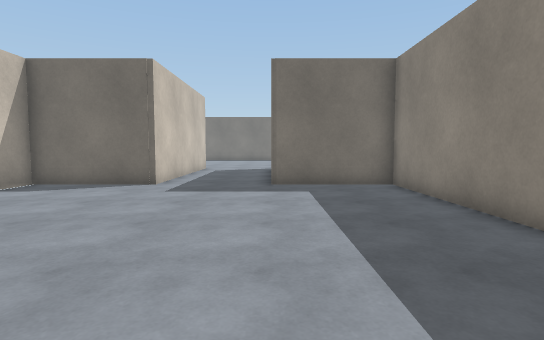
view 1 (above)

16 first-person views from a walk through a Unity game level. The camera is 1.2 m above the floor, tilts 4° down and sees 80° across. The floor is counted in squares, 1 m on a side. Each view is taken from the middle of a square. On the plan, view 1 faces up. The plan holds only what a view shows up to about 14 squares ahead; the rest is blank. The place goes on beyond the plan. Surface patterns are stand-ins for the level's own textures.

view 2
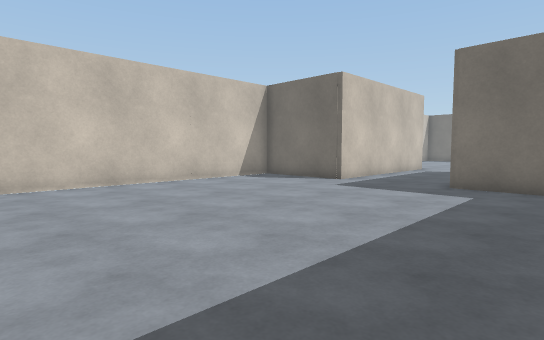

view 3
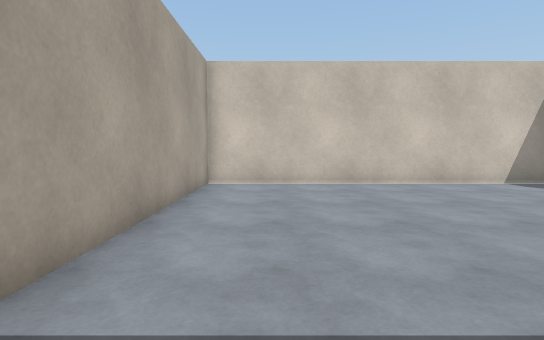

view 4
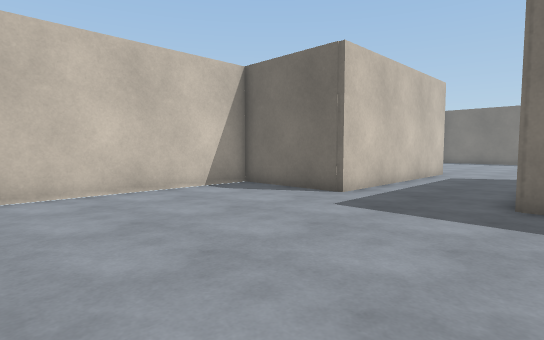

view 5
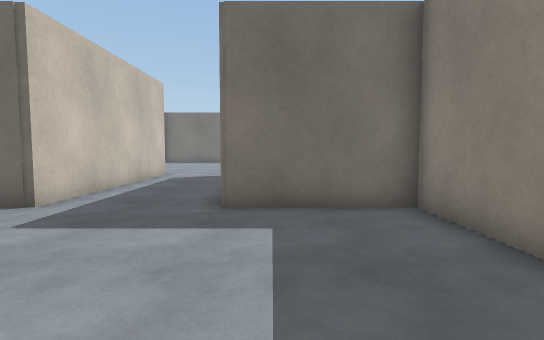

view 6
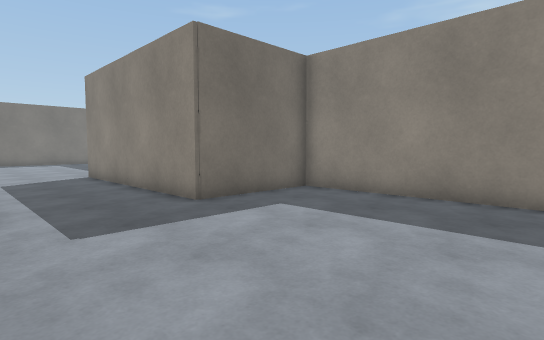

view 7
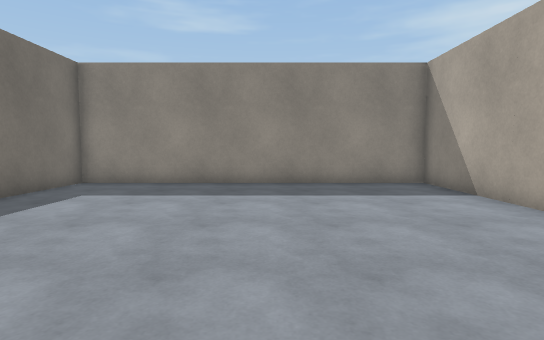

view 8
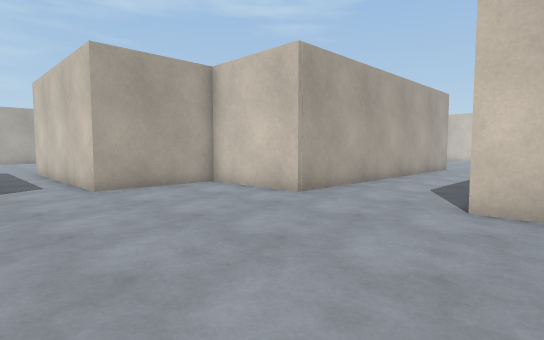

view 9
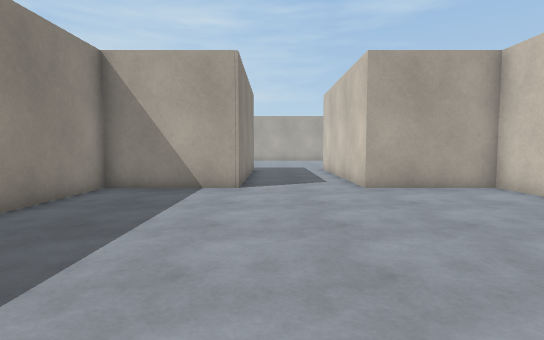

view 10
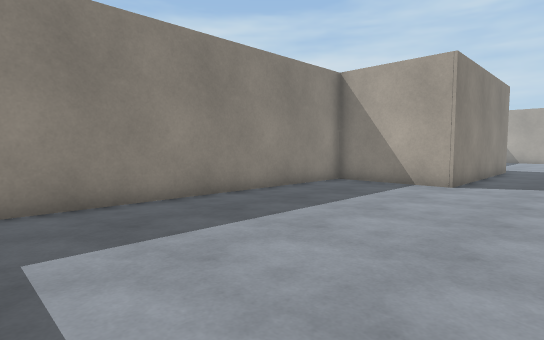

view 11
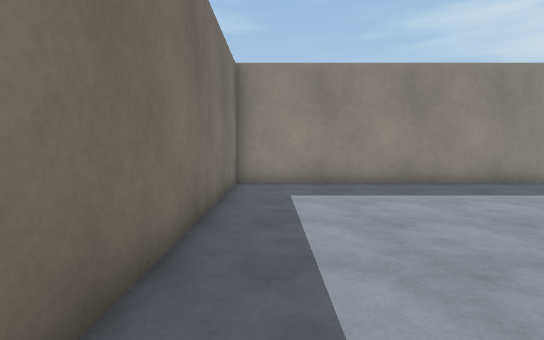

view 12
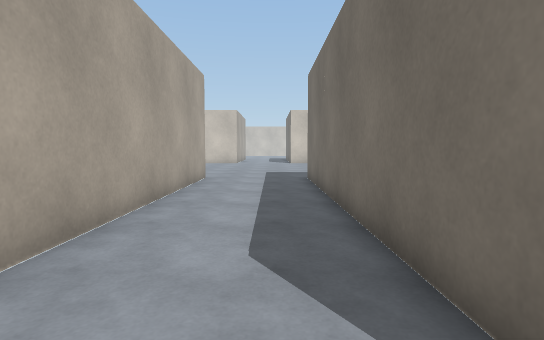

view 13
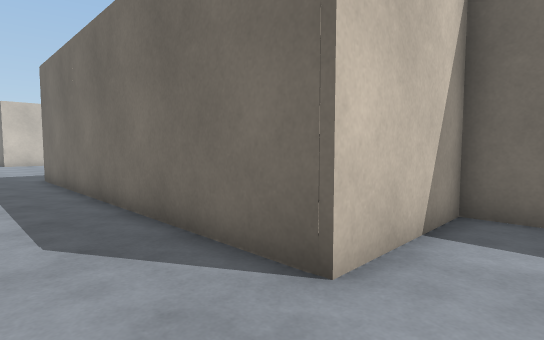

view 14
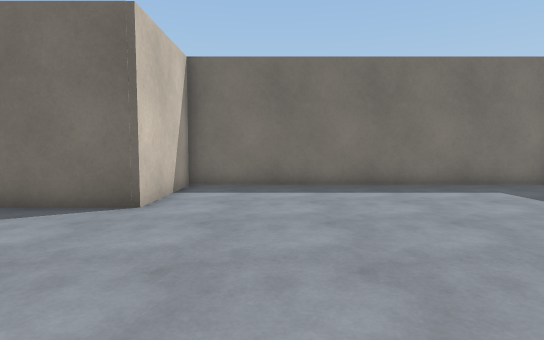

view 15
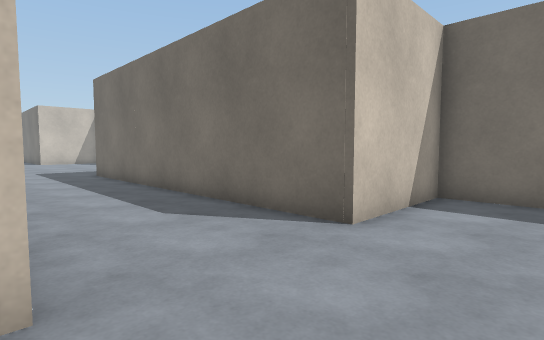

view 16
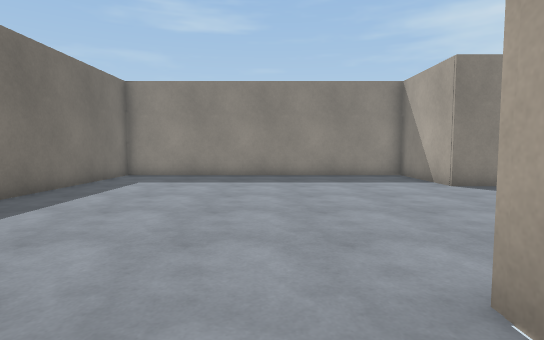

### Floor plan
Points are (right, up) in squares from view 1. A wall is a line through its corners. A room is listed if a view was taken in it or the views show most of it. See-through windows are left out.
Room 1 (views 1, 2, 3, 4, 5, 6, 7)
walls: (-3.8, 18.4) (-3.8, 10.4) (-7.6, 10.4) (-7.6, -1.1) (3.9, -1.1) (3.9, 10.4) (0, 10.4) (0, 18.4)
ways out: opening at (-2, 18) to room 2
Room 2 (views 8, 9, 10, 11, 12, 13, 14, 15, 16)
walls: (0, 18.4) (3.9, 18.4) (3.9, 30.2) (-7.6, 30.2) (-7.6, 26.4) (-19.9, 26.4); (-19.9, 22.4) (-7.6, 22.4) (-7.6, 18.4) (-3.8, 18.4)
ways out: opening at (-2, 18) to room 1

Where each view was taken, in squares from view 1:
view 1: 0 up, 0 right, facing up
view 2: 0 up, 3 right, facing up-left
view 3: 1 up, 3 right, facing left
view 4: 3 up, 1 right, facing up-left
view 5: 4 up, 1 right, facing up
view 6: 4 up, 4 left, facing up-right
view 7: 4 up, 7 left, facing right
view 8: 28 up, 1 left, facing down-left
view 9: 28 up, 1 left, facing down
view 10: 29 up, 3 left, facing down-right
view 11: 29 up, 7 left, facing right
view 12: 25 up, 7 left, facing left
view 13: 24 up, 6 left, facing up-left
view 14: 20 up, 5 left, facing up
view 15: 22 up, 5 left, facing up-left
view 16: 24 up, 10 left, facing right
